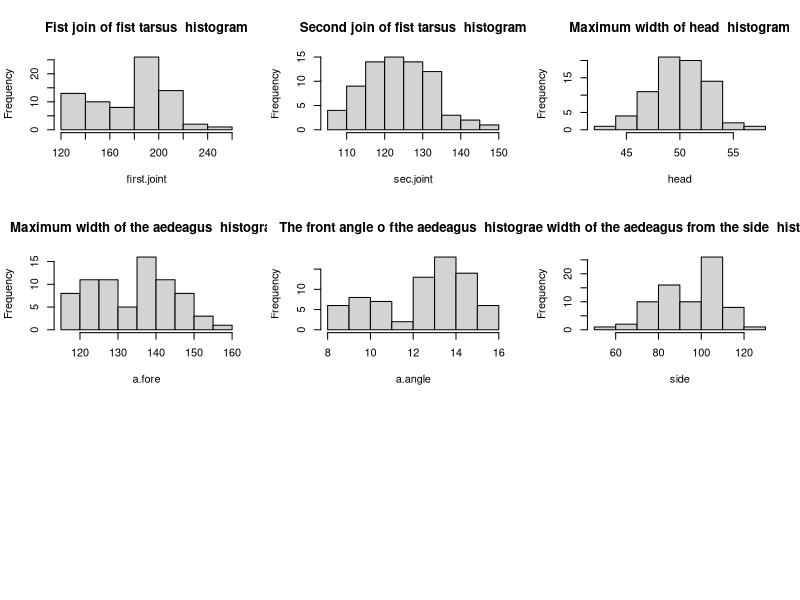
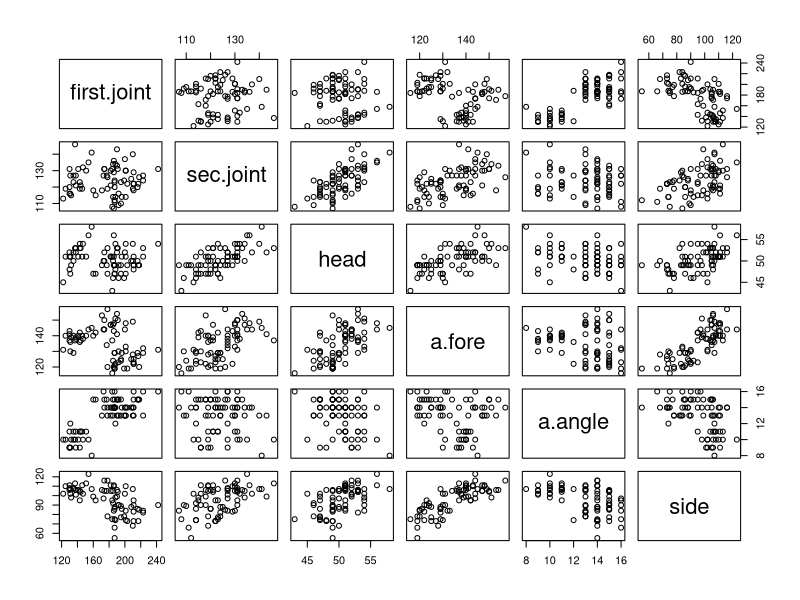

Write the R code that produced these figures, in order.

#Introduction ==================================
beetle <- read.csv("Beetle.csv")  #Read CSV
head(beetle) #Check the first few lines
attach(beetle) #attach, now collums can be accessed as variable names

valMeaning = list(
  'Identification Number',
  'Fist join of fist tarsus',
  'Second join of fist tarsus',
  'Maximum width of head',
  'Maximum width of the aedeagus',
  'The front angle o fthe aedeagus',
  'The width of the aedeagus from the side')
valNames = list(
  'ID',
  'first.joint',
  'sec.joint',
  'head',
  'a.fore',
  'a.angle',
  'side')


first.joint #Here, the first collumn is directly accessible

beetle['first.joint'] #Also a way to access

beetle[2] #Also a way

beetle[2,1] #2nd row 1rst collum
beetle[2,] #Full second row
beetle[,2] #Full second collumn
#End of Introduction ==================================
#Using this matrix style notation, can you identify the code that would print 
#the front angle of the aedeagus for all the beetles in the dataset?

#->3 Ways of doing that
beetle['a.fore']
beetle[,5]
a.fore

#Exploratory Analysis(Run the next Code block all at once in order to work)
par(mfrow=c(3,3))
hist(beetle[,2],
     main=paste(valMeaning[2]," histogram"),
     xlab=valNames[2],
     ylab="Frequency")
hist(beetle[,3],
     main=paste(valMeaning[3]," histogram"),
     xlab=valNames[3],
     ylab="Frequency")
hist(beetle[,4],
     main=paste(valMeaning[4]," histogram"),
     xlab=valNames[4],
     ylab="Frequency")
hist(beetle[,5],
     main=paste(valMeaning[5]," histogram"),
     xlab=valNames[5],
     ylab="Frequency")
hist(beetle[,6],
     main=paste(valMeaning[6]," histogram"),
     xlab=valNames[6],
     ylab="Frequency")
hist(beetle[,7],
     main=paste(valMeaning[7]," histogram"),
     xlab=valNames[7],
     ylab="Frequency")

#From your histograms, can you identify any variables that might be particularly
#Useful in distinguishing groups of beetles within the dataset? Note them down

#->We can see that angle and fore have nice separators, these may be used later 
#to classify into different species

#Use the pairs function to produce a scatterplot matrix of the beetle data,
#make sure you do not include the ID number for each beetle in your plot(
#does it matter if a beetle is called beetle 1 or beetle 2?)
beetlesWithoutID <- beetle[,2:7]
pairs(beetlesWithoutID)
#Comment on any evident relationships between the variables, are any of these
#relationships suprising?
#-> First joint and second joint, thats trivial and expected
#-> a.fore  and side, trivial, variables dependent
#-> sec.joint and head, non trivial


#Consider the bivariate plots, can you identify any potential groupings of 
#observations?If so, how many groups do you think could be identified, and 
#whitch variables do you think would be key in distinguishing the groups?


